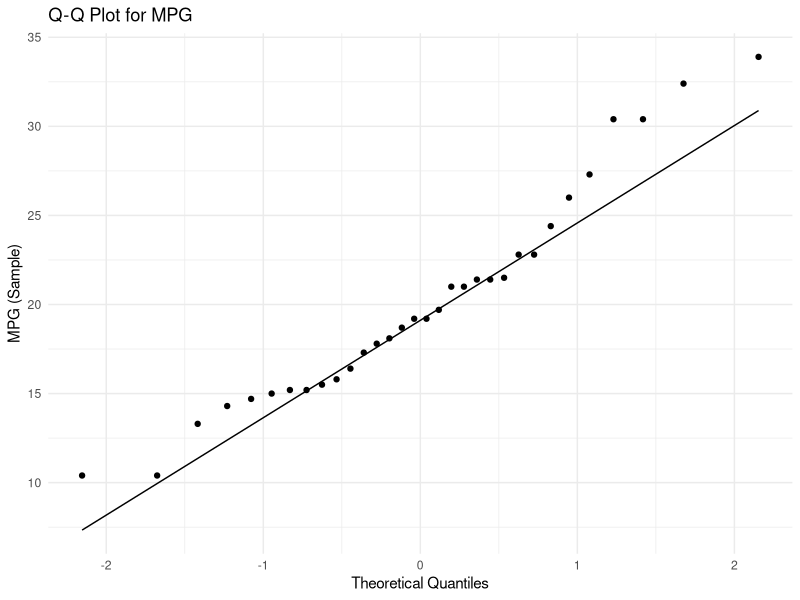
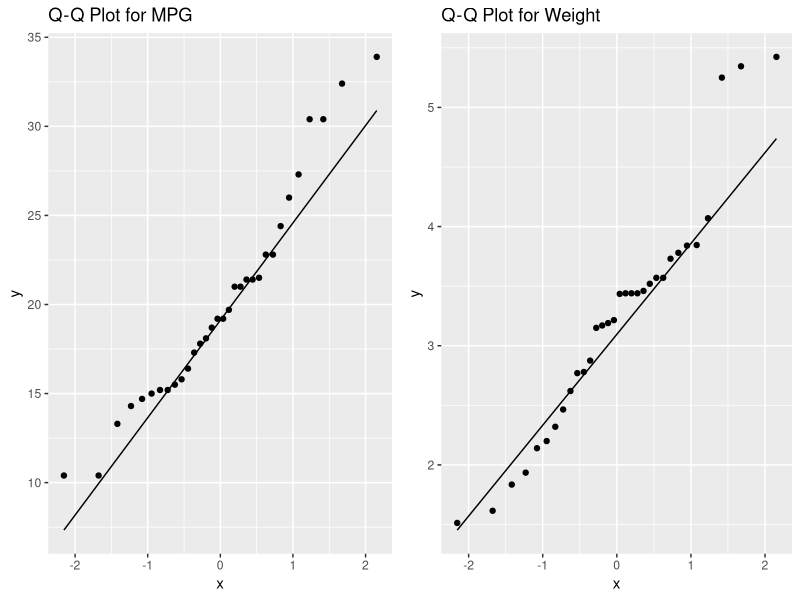

The R script that drew these images, in order:
# Load the built-in dataset mtcars
data(mtcars)

# Load ggplot2 library
library(ggplot2)

# Calculates Pearson correlation between mpg and wt
correlation <- cor(mtcars$mpg, mtcars$wt,method="pearson")  
print(paste("correlation between mpg and weight is:", round(correlation,2)))


# Create Q-Q plot to check normality of mpg

ggplot(data = mtcars, aes(sample = mpg)) + 
  stat_qq() + 
  stat_qq_line() + 
  labs(
    title = "Q-Q Plot for MPG",
    x = "Theoretical Quantiles",
    y = "MPG (Sample)"
  ) +
  theme_minimal()

#Optional 
library(gridExtra)

# Q-Q plot for mpg
p1 <- ggplot(mtcars, aes(sample = mpg)) +
  stat_qq() +
  stat_qq_line() +
  labs(title = "Q-Q Plot for MPG")


# Q-Q plot for wt
p2 <- ggplot(mtcars, aes(sample = wt)) +
  stat_qq() +
  stat_qq_line() +
  labs(title = "Q-Q Plot for Weight")

# Arrange side by side
grid.arrange(p1, p2, ncol = 2)

